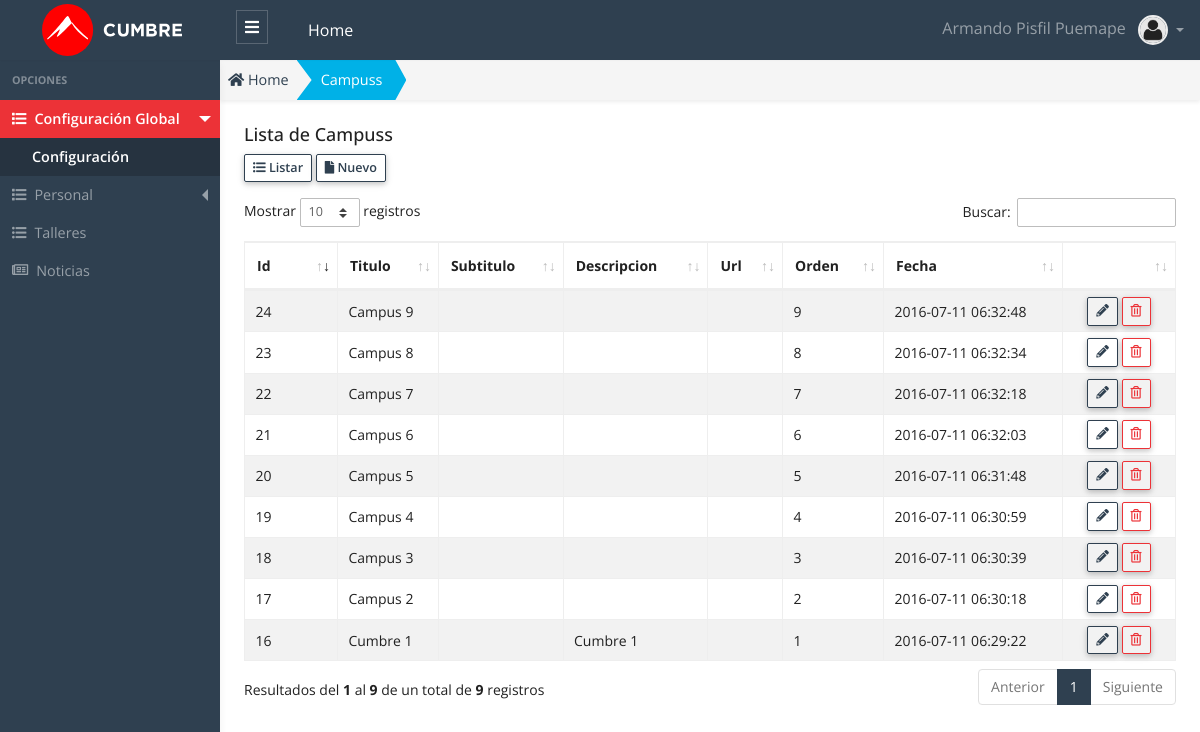
/public/admin/campus/campus.php (signed in), run on the app's committed database.
### tables this page shows
CREATE TABLE `campus`  (
  `id` int(11) NOT NULL AUTO_INCREMENT,
  `titulo` varchar(100) NULL DEFAULT NULL,
  `subtitulo` varchar(20) NULL DEFAULT NULL,
  `descripcion` varchar(40) NULL DEFAULT NULL,
  `imagen` varchar(200) NULL DEFAULT NULL,
  `url` varchar(75) NULL DEFAULT NULL,
  `orden` int(11) NULL DEFAULT NULL,
  `estado` int(1) NULL DEFAULT 1,
  `fecha` timestamp(0) NULL DEFAULT CURRENT_TIMESTAMP(0) ON UPDATE CURRENT_TIMESTAMP(0),
  PRIMARY KEY (`id`) USING BTREE
);

### public/app/database/Connection.php (called while the page is built, shortened)
<?php
Class Connection
{
  protected $db_host   = 'localhost';
  protected $db_user   = 'root';
  protected $db_pass   = '';
  protected $db_name   = 'escuelac_w_ne16';
  protected $db_port   = '3306';
  protected $db_driver = 'mysql';
  protected $query  = '';
  protected $conn   = null  ;
  private function openConnection()
  {
    $str_conn = $this->db_driver.":host=".$this->db_host.";port=".$this->db_port.";dbname=" .$this->db_name;
    $this->conn = new PDO($str_conn,$this->db_user,$this->db_pass);
    $this->conn->setAttribute(PDO::ATTR_ERRMODE, PDO::ERRMODE_EXCEPTION);
    $this->conn->query("SET NAMES 'utf8'");
    return $this->conn ;
  }
  protected function executeQuery()
  {
    $stm = $this->conn->prepare($this->query);
    $this->status = $stm->execute() ;
    if($this->status)
    {
      $column_count = $stm->columnCount() ;
      if ($column_count > 0)
      {
        $rows  = $stm->fetchAll(PDO::FETCH_ASSOC) ;
      }
    }
  }
}

### public/app/models/Campus.php (called while the page is built, shortened)
<?php
class Campus extends Connection {
  public function getAll()
  {
    try{
      $this->query = "SELECT * FROM campus; ";
      $this->executeQuery();
      $data = $this->rows ;
      return $data;
    }catch(exception $e){
      throw new Exception($e->getMessage());
    }
  }
}

### public/app/controllers/CampusController.php (called while the page is built, shortened)
<?php
 class CampusController
{
  public function getAll()
  {
    try
    {
      $campus  = new Campus();
      $data = $campus->getAll();
      return $data ;
    }
    catch (Exception $e)
    {
      throw new Exception($e->getMessage());
    }
  }
}

### public/admin/campus/campus.php (the view, shortened to what this page needs)
<?php
    $campus_controller = new CampusController();
    $data = $campus_controller->getAll();
    $title_page = "Campuss";
?>
<!DOCTYPE html>
<html lang="es">
<head>
  <?php
    require_once "../layout/head_links.phtml";
  ?>
</head>
<body>
  <?php require "../layout/header.phtml"; ?>
  <div class="app-wrap">
    <?php require_once "../layout/sidebar.phtml";?>
    <main role="main" class="main">
      <nav class="full-content" aria-label="breadcrumb">
        <ol class="breadcrumb breadcrumb-shape shadow-sm radius-0">
          <li class="breadcrumb-item">
            <a href="admin">
              <i class="fas fa-home"></i> Home
            </a>
          </li>
          <li class="breadcrumb-item active bg-info text-white" aria-current="page">
            <a class="link-white" href="admin/campus/campus.php">
              <?php echo $title_page; ?>
            </a>
          </li>
        </ol>
      </nav>
      <div class="container-full p-2 fs-x-14">
        <div class="row">
          <div class="col-12">
            <h5 class="page-header-title">Lista de <?php echo $title_page; ?> </h5>
          </div>
          <div class="col-12 mb-3">
            <a href="admin/campus/campus.php" class="btn btn-outline-primary btn-sm btn-bar" role="button">
              <i class="fas fa-list-ul"></i>
              Listar
            </a>
            <a href="admin/campus/nuevo.php" class="btn btn-outline-primary btn-sm btn-bar" role="button">
              <i class="fas fa-file"></i>
              Nuevo
            </a>
          </div>
          <div class="col-12">
            <div class="table-responsive">
            <table id="dataTableList" class="table table-striped table-bordered" style="width:100%">
              <thead>
                <tr>
                  <th width="50">Id </th>
                  <th>Titulo </th>
                  <th>Subtitulo </th>
                  <th>Descripcion </th>
                  <th>Url </th>
                  <th>Orden </th>
                  <th>Fecha </th>
                  <th width="70"></th>
                </tr>
              </thead>
              <tbody>
                <?php foreach ($data as &$row) {?>
                  <?php
                    $title_estado   = "";
                    $class_estado   = "";
                    $class_disabled = "";
                    if($row["estado"] == 1)
                    {
                      $title_estado = "Eliminar" ;
                    }
                    else
                    {
                      $title_estado   = "Recuperar" ;
                      $class_estado   = "row-disabled";
                      $class_disabled = "is-disabled";
                    }
                  ?>
                <tr class="<?php echo $class_estado ;?>" >
                  <td> <?php echo $row["id"] ?> </td>
                  <td> <?php echo $row["titulo"] ?> </td>
                  <td> <?php echo $row["subtitulo"] ?> </td>
                  <td> <?php echo $row["descripcion"] ?> </td>
                  <td> <?php echo $row["url"] ?> </td>
                  <td> <?php echo $row["orden"] ?> </td>
                  <td> <?php echo $row["fecha"] ?> </td>
                  <td class="text-center">
                    <a class="btn btn-outline-primary btn-sm lh-1 btn-table <?php echo $class_disabled ; ?>" href="admin/campus/editar.php?id=<?php echo $row["id"] ?>" title="Editar">
                    <i class="fas fa-pencil-alt"></i>
                    </a>
                    <button class="btn btn-outline-danger btn-sm lh-1 btn-table" onclick="modalDelete(<?php echo $row["id"] ?>, `<?php echo $row['titulo'] ?>`,`<?php echo $title_estado ?>`,`<?php echo $row['estado'] ?>`);" title="<?php echo $title_estado ;?>">
                    <i class="far fa-trash-alt"></i>
                    </button>
                  </td>
                </tr>
                <?php }?>
              </tbody>
            </table>
            </div>
          </div>
        </div>
      </div>
    </main>
  </div>
  <?php require_once "../layout/datatables.phtml"?>
</body>
</html>

### data on the page
campus: id "16", titulo "Cumbre 1", descripcion "Cumbre 1", orden "1", fecha "2016-07-11 06:29:22"
campus: id "17", titulo "Campus 2", orden "2", fecha "2016-07-11 06:30:18"
campus: id "18", titulo "Campus 3", orden "3", fecha "2016-07-11 06:30:39"
campus: id "19", titulo "Campus 4", orden "4", fecha "2016-07-11 06:30:59"
campus: id "20", titulo "Campus 5", orden "5", fecha "2016-07-11 06:31:48"
campus: id "21", titulo "Campus 6", orden "6", fecha "2016-07-11 06:32:03"
campus: id "22", titulo "Campus 7", orden "7", fecha "2016-07-11 06:32:18"
campus: id "23", titulo "Campus 8", orden "8", fecha "2016-07-11 06:32:34"
campus: id "24", titulo "Campus 9", orden "9", fecha "2016-07-11 06:32:48"

### other printed values
$_SESSION['USER']['nombre'] "Armando"
$_SESSION['USER']['apellidos'] "Pisfil Puemape"
$title_page "Campuss"
